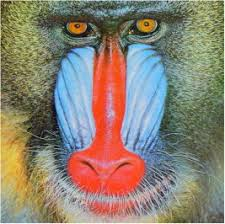
#> input picture Image processing cv2/mandrill.jpg, 225 x 224 px, found by its file name
$ jupyter execute --allow-errors image_processing_learning.ipynb   (shell and % lines are left out)
#> lines starting #> are read from the running program, lines starting #| are printed output that depends on the picture; after the words box and inside, x2 and y2 are one past the last pixel; in counts of white or black regions, pixels touching at a corner belong together
[cell 1]
import cv2

[cell 2]
img=cv2.imread("/content/drive/MyDrive/Jahnavi Jaddi/Week 1/Image processing cv2/mandrill.jpg",1)
#> img is the input picture: shape (224, 225, 3); mean B, G, R 115.7, 130.1, 139.6

[cell 3]
print(img.shape)
#| (224, 225, 3)
h,w,c=img.shape
#> h = 224; w = 225; c = 3
print("Dimensions of the image is Height:{0} Width:{1} Channels:{2} ".format(h,w,c))
#| Dimensions of the image is Height:224 Width:225 Channels:3

[cell 4]
print(img.dtype)
#| uint8

[cell 5]
# Viewing image
from google.colab.patches import cv2_imshow
cv2_imshow(img)
k=cv2.waitKey(0)
#> (key q is pressed here)
if k==27 or k== ord('q'):
  cv2.destroyAllWindows()

[cell 6]
# Saving image
gray=cv2.cvtColor(img,cv2.COLOR_BGR2GRAY)
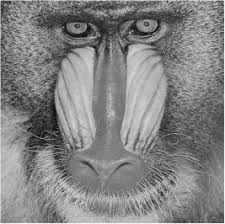
#> gray: shape (224, 225); min 3, max 253, mean 131.3
cv2.imwrite('Mandrill_grey.jpg',gray)
#> Out = True

[cell 7]
# Extracting image bit planes and reconstructing

import matplotlib.pyplot as plt
import numpy as np

def extract_bit_plane(cd):
  #extracting all bit
  c1=np.mod(cd,2)
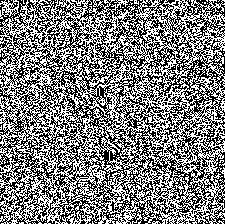
#> c1: shape (224, 225); values 0 (black) and 1 (white), 49.7% white in thin lines or dots
  c2=np.mod(np.floor(cd/2),2)
#> c2: shape (224, 225) float64; values 0 (black) and 1 (white), 50.1% white; black in thin lines or dots
  c3=np.mod(np.floor(cd/4),2)
#> c3: shape (224, 225) float64; values 0 (black) and 1 (white), 49.8% white in thin lines or dots
  c4=np.mod(np.floor(cd/8),2)
#> c4: shape (224, 225) float64; values 0 (black) and 1 (white), 49.6% white in thin lines or dots
  c5=np.mod(np.floor(cd/16),2)
#> c5: shape (224, 225) float64; values 0 (black) and 1 (white), 52% white; black in thin lines or dots
  c6=np.mod(np.floor(cd/32),2)
#> c6: shape (224, 225) float64; values 0 (black) and 1 (white), 54.7% white; black in thin lines or dots
  c7=np.mod(np.floor(cd/64),2)
#> c7: shape (224, 225) float64; values 0 (black) and 1 (white), 44.9% white; 482 white regions (449 under 20 px), largest, box (x1, y1, x2, y2) and area: (0, 0, 225, 224) 18063, (43, 113, 102, 197) 1345, (133, 94, 147, 136) 181
  c8=np.mod(np.floor(cd/128),2)
#> c8: shape (224, 225) float64; values 0 (black) and 1 (white), 54.1% white; 307 black regions (285 under 20 px), largest, box (x1, y1, x2, y2) and area: (1, 1, 224, 223) 20944, (37, 195, 65, 223) 346, (209, 1, 224, 24) 147

  # combining image layers
  cc=2*(2*(2*c8+c7)+c6) # reconstructing most significant 3 layers
  to_plot = [cd,c1,c2,c3,c4,c5,c6,c7,c8,cc]
  fig,axes=plt.subplots(nrows=2,ncols=5,figsize=(10,8),subplot_kw={'xticks':[],'yticks':[]})
  fig.subplots_adjust(hspace=0.05,wspace=0.05)
  for ax,i in zip(axes.flat,to_plot):
    ax.imshow(i,cmap='gray')
#> this loop made 10 passes
  plt.tight_layout()
  plt.show()
  return cc

[cell 8]
reconstructed_image=extract_bit_plane(gray)

[cell 9]
# constructing small synthetic image
con_img = np.zeros([256, 256])
con_img[0:32, :] = 40 # upper row
con_img[:, :32] = 40 #left column
con_img[:, 224:256] = 40 # right column
con_img[224:, :] = 40 # lower row
con_img[32:64, 32:224] = 80 # upper row
con_img[64:224, 32:64] = 80 # left column
con_img[64:224, 192:224] = 80 # right column
con_img[192:224, 32:224] = 80 # lower row
con_img[64:96, 64:192] = 160 # upper row
con_img[96:192, 64:96] = 160 # left column
con_img[96:192, 160:192] = 160 # right column
con_img[160:192, 64:192] = 160 # lower row
con_img[96:160, 96:160] = 220
plt.imshow(con_img)

[cell 10]
# skimage

import skimage as ski

image = ski.data.coins()
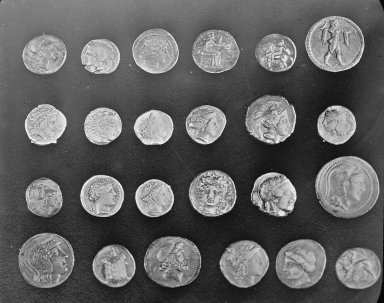
#> input picture skimage.data.coins(), 384 x 303 px
#> image is the input picture: shape (303, 384); min 1, max 252, mean 96.9
edges = ski.filters.sobel(image)
ski.io.imshow(edges)
ski.io.show()

[cell 11]
# Canny edge detection

"""
The process of Canny edge detection algorithm can be broken down to five different steps:

1. Apply Gaussian filter to smooth the image in order to remove the noise
2. Find the intensity gradients of the image
3. Apply gradient magnitude thresholding or lower bound cut-off suppression to get rid of spurious response to edge detection
4. Apply double threshold to determine potential edges
5. Track edge by hysteresis: Finalize the detection of edges by suppressing all the other edges that are weak and not connected to strong edges.
"""

[cell 12]
# Felzenszwalb's Algorithm

import skimage.segmentation
from matplotlib import pyplot as plt

img=plt.imread("/content/drive/MyDrive/Jahnavi Jaddi/Week 1/Image processing cv2/65534image1.jpg")
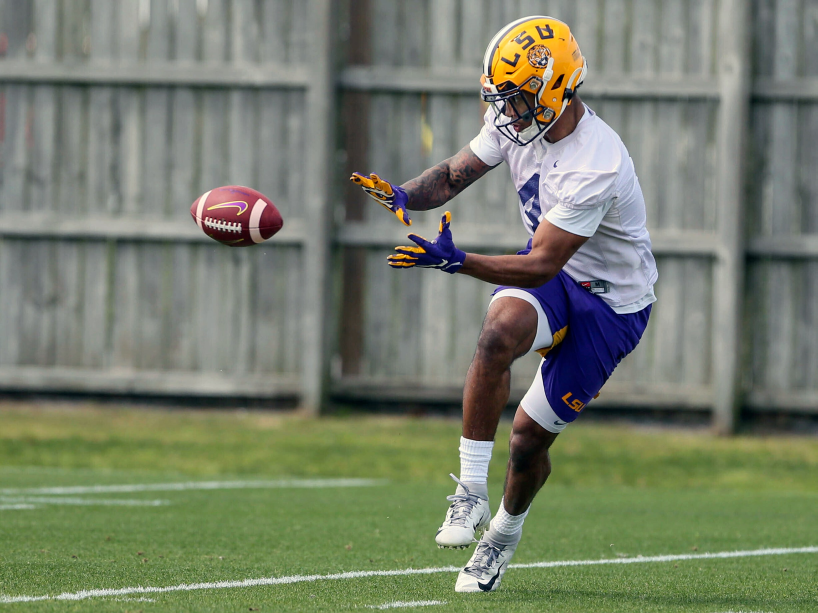
#> input picture Image processing cv2/65534image1.jpg, 2452 x 1839 px, found by its file name (shown at 1/3 size)
#> img is the input picture: shape (1839, 2452, 3); mean R, G, B 118.7, 126.1, 107.3

# performing segmentation
# first for k=50
# second for k=1000

res1=skimage.segmentation.felzenszwalb(img,scale=50)
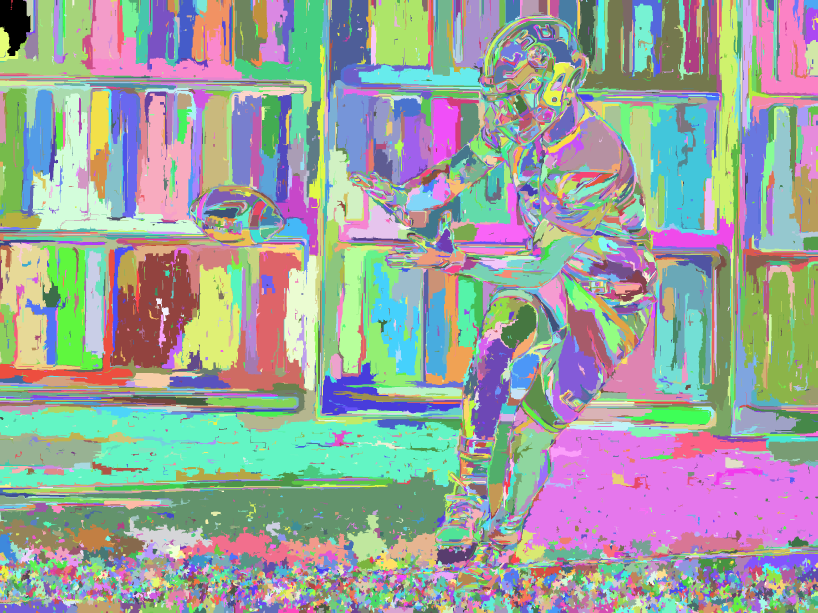
#> res1: shape (1839, 2452) int64 (shown at 1/3 size); 10522 distinct labels, from 0 to 10521; one colour per label, 0 black
res2=skimage.segmentation.felzenszwalb(img,scale=1000)
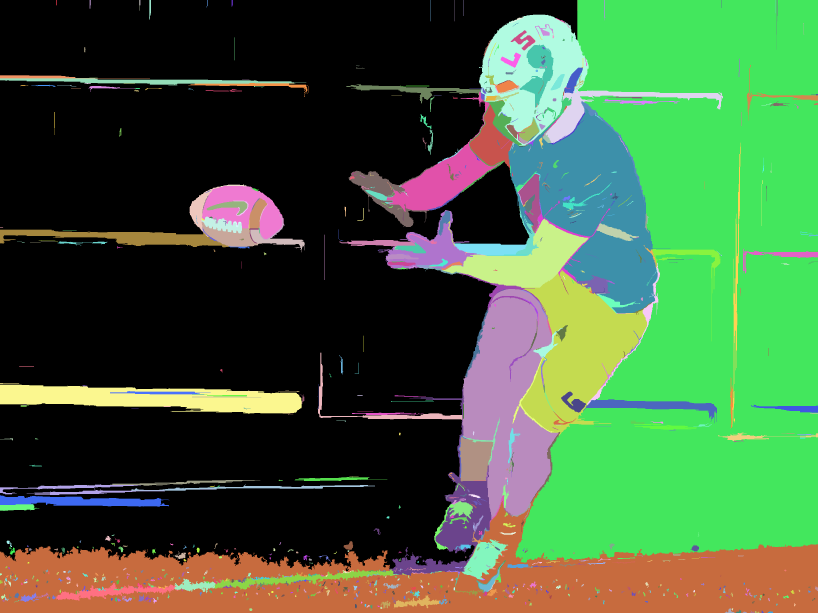
#> res2: shape (1839, 2452) int64 (shown at 1/3 size); 903 distinct labels, from 0 to 902; one colour per label, 0 black

# results
fig=plt.figure(figsize=(12,5))
ax1=fig.add_subplot(121)
ax2=fig.add_subplot(122)
ax1.imshow(res1); ax1.set_xlabel("k=50")
ax2.imshow(res2); ax1.set_xlabel("k=1000")
fig.suptitle("graphs based image segmentation")
plt.tight_layout()

[cell 13]
# marking boundaries for the image

from skimage.data import camera
from skimage.util import img_as_float

# import function for marking boundaries
from skimage.segmentation import mark_boundaries

img=img_as_float(camera()[::2,::2])
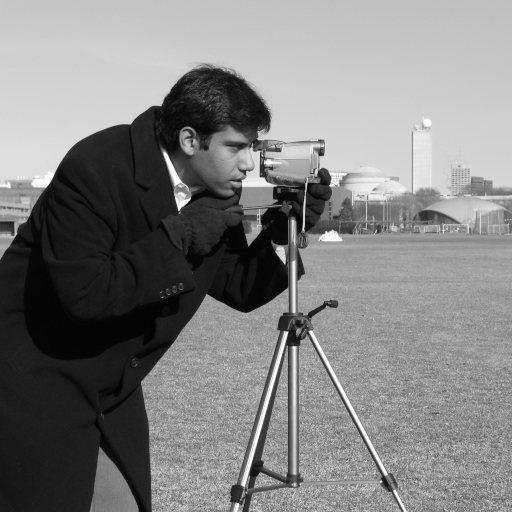
#> input picture skimage.data.camera(), 512 x 512 px
#> img: shape (256, 256) float64

res3= skimage.segmentation.felzenszwalb(img, scale=100)
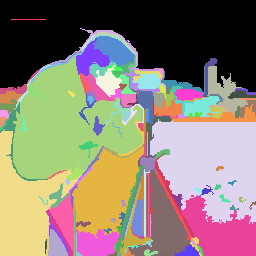
#> res3: shape (256, 256) int64; 159 distinct labels, from 0 to 158; one colour per label, 0 black
res4= skimage.segmentation.felzenszwalb(img, scale=500)
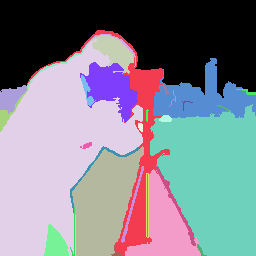
#> res4: shape (256, 256) int64; 33 distinct labels, from 0 to 32; one colour per label, 0 black

fig = plt.figure(figsize=(12,5))
ax1=fig.add_subplot(121)
ax2=fig.add_subplot(122)
ax1.imshow(mark_boundaries(img,res3)); ax1.set_xlabel("With k=100")
ax2.imshow(mark_boundaries(img,res4)); ax2.set_xlabel("With k=500")
fig.suptitle("plotting the boundaries")
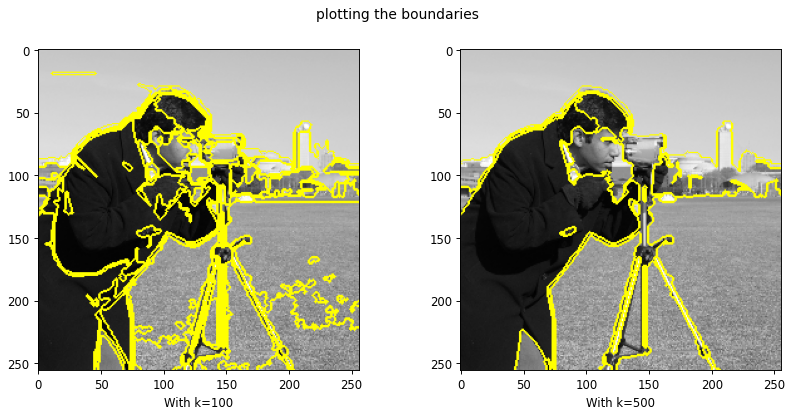
#> figure drawn by matplotlib, 2 panels
